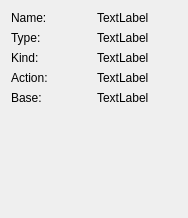
<?xml version="1.0" encoding="UTF-8"?>
<ui version="4.0">
 <class>ConnectorInfo</class>
 <widget class="QWidget" name="ConnectorInfo">
  <property name="geometry">
   <rect>
    <x>0</x>
    <y>0</y>
    <width>188</width>
    <height>218</height>
   </rect>
  </property>
  <property name="windowTitle">
   <string>Form</string>
  </property>
  <layout class="QGridLayout" name="gridLayout">
   <item row="0" column="1">
    <widget class="QLabel" name="labelNameContent">
     <property name="text">
      <string>TextLabel</string>
     </property>
    </widget>
   </item>
   <item row="2" column="1">
    <widget class="QLabel" name="labelKindContent">
     <property name="text">
      <string>TextLabel</string>
     </property>
    </widget>
   </item>
   <item row="5" column="0" colspan="2">
    <spacer name="verticalSpacer">
     <property name="orientation">
      <enum>Qt::Vertical</enum>
     </property>
     <property name="sizeHint" stdset="0">
      <size>
       <width>20</width>
       <height>40</height>
      </size>
     </property>
    </spacer>
   </item>
   <item row="3" column="0">
    <widget class="QLabel" name="labelActionTag">
     <property name="text">
      <string>Action:</string>
     </property>
    </widget>
   </item>
   <item row="1" column="0">
    <widget class="QLabel" name="labelTypeTag">
     <property name="text">
      <string>Type:</string>
     </property>
    </widget>
   </item>
   <item row="1" column="1">
    <widget class="QLabel" name="labelTypeContent">
     <property name="text">
      <string>TextLabel</string>
     </property>
    </widget>
   </item>
   <item row="2" column="0">
    <widget class="QLabel" name="labelKindTag">
     <property name="text">
      <string>Kind:</string>
     </property>
    </widget>
   </item>
   <item row="0" column="0">
    <widget class="QLabel" name="labelNameTag">
     <property name="text">
      <string>Name:</string>
     </property>
    </widget>
   </item>
   <item row="4" column="0">
    <widget class="QLabel" name="labelBaseTag">
     <property name="text">
      <string>Base:</string>
     </property>
    </widget>
   </item>
   <item row="3" column="1">
    <widget class="QLabel" name="labelActionContent">
     <property name="text">
      <string>TextLabel</string>
     </property>
    </widget>
   </item>
   <item row="4" column="1">
    <widget class="QLabel" name="labelBaseContent">
     <property name="text">
      <string>TextLabel</string>
     </property>
    </widget>
   </item>
  </layout>
 </widget>
 <resources/>
 <connections/>
</ui>
